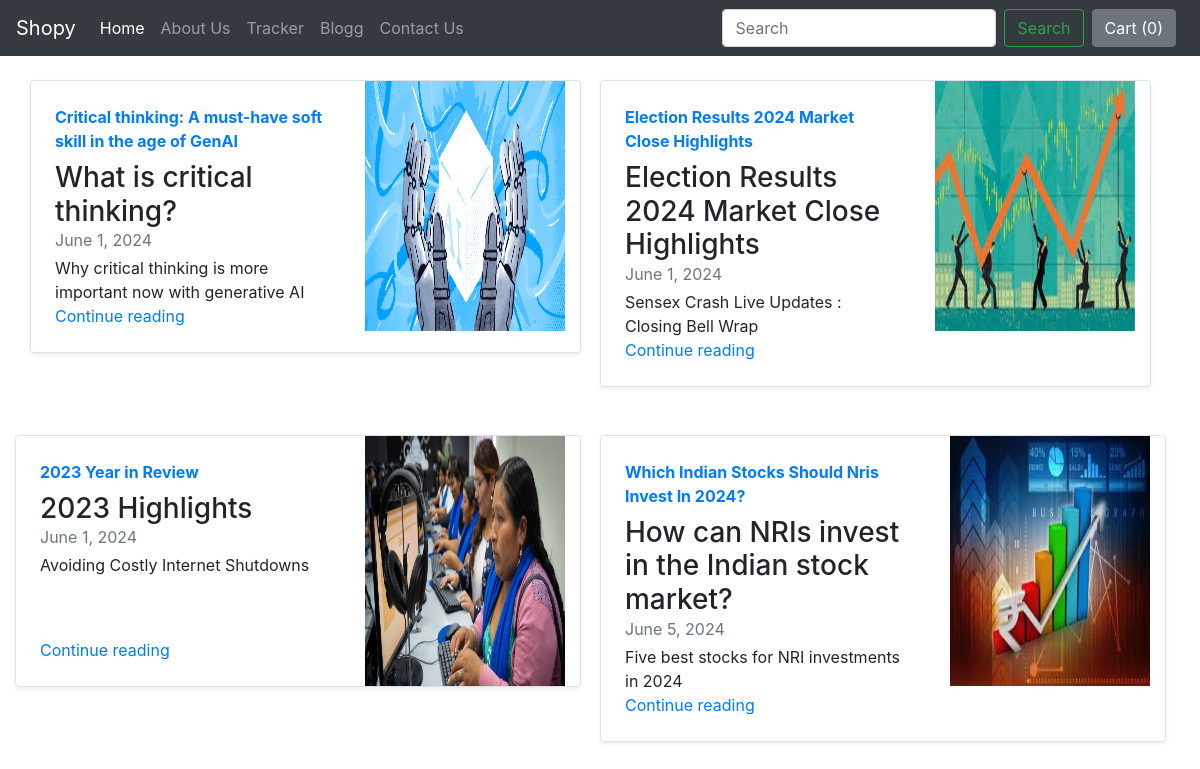
Screenshot of /blogg/ with the database file from the repository.
### blogg/models.py (models this page shows)
class BlogPost(models.Model):
    Post_id = models.AutoField(primary_key=True)
    title = models.CharField(max_length=500, default='')
    head1 = models.CharField(max_length=100)
    Chead1 = models.CharField(max_length=5000, null=True, blank=True)
    head2 = models.CharField(max_length=200)
    Chead2 = models.CharField(max_length=5000, null=True, blank=True)
    head3 = models.CharField(max_length=300)
    Chead3 = models.CharField(max_length=5000, null=True, blank=True)
    Pub_Date = models.DateField()
    thumbnail = models.ImageField(upload_to='blogg/images',default="")
    def __str__(self):
        return self.title

### blogg/views.py (the view)
# urls.py: path('', views.index,name='Home'),
def index(request):
    myposts = BlogPost.objects.all()
    print(myposts)
    return render(request, 'blogg/index.html', {'myposts':myposts})

### blogg/templates/blogg/index.html
{% extends 'blogg/basic.html' %}
{% block body %}
  <div class="container my-3">
    <div class="row mt-4">
    {% for item in myposts %}
    <div class="col-md-6">
      <div class="row g-0 border rounded overflow-hidden flex-md-row mb-4 mr-1 shadow-sm h-md-250 position-relative">
        <div class="col p-4 d-flex flex-column position-static">
          <strong class="d-inline-block mb-2 text-primary">{{item.title}}</strong>
           <h3 class="mb-0">{{item.head1}}</h3>
            <div class="mb-1 text-muted">{{item.Pub_Date}}</div>
            <p class="card-text mb-auto">{{item.head2}}</p>
            <a href="bloggPost/{{item.Post_id}}" class="stretched-link">Continue reading</a>
        </div>
        <div class="col-auto d-none d-lg-block">
            <img src='/media/{{item.thumbnail}}' width="200" height="250" class="bd-placeholder-img" alt="...">
        </div>
      </div>
    </div>
    {% if forloop.counter|divisibleby:2 %}
    <div class="row mt-4">
    {% endif %}
    {% endfor %}
    </div>
    </div>
  </div>
{% endblock %}

### blogg/templates/blogg/basic.html (shortened to what this page needs)
<!doctype html>
<html lang="en">
{% load static %}
<head>
    <link rel="stylesheet" href="https://stackpath.bootstrapcdn.com/bootstrap/4.2.1/css/bootstrap.min.css"
>
</head>
<body>
    <nav class="navbar navbar-expand-lg navbar-dark bg-dark">
        <a class="navbar-brand" href="/shopy">Shopy</a>
        <div class="collapse navbar-collapse" id="navbarSupportedContent">
            <ul class="navbar-nav mr-auto">
                <li class="nav-item active">
                    <a class="nav-link" href="/shopy">Home <span class="sr-only">(current)</span></a>
                </li>
                <li class="nav-item">
                    <a class="nav-link" href="/shopy/about">About Us</a>
                </li>
                <li class="nav-item">
                    <a class="nav-link" href="/shopy/tracker">Tracker</a>
                </li>
                <li class="nav-item">
                    <a class="nav-link" href="/blogg">Blogg</a>
                </li>
                <li class="nav-item">
                    <a class="nav-link" href="/shopy/contact">Contact Us</a>
                </li>
            </ul>
            <form class="form-inline my-2 my-lg-0">
                <input class="form-control mr-sm-2" type="search" placeholder="Search" aria-label="Search">
                <button class="btn btn-outline-success my-2 my-sm-0" type="submit">Search</button>
            </form>
            <button type="button" class="btn btn-secondary mx-2" id="popcart" data-container="body" data-toggle="popover" data-html="true" data-placement="bottom" data-content="Bottom popover">
            Cart (<span id="cart">0</span>)
            </button>
        </div>
    </nav>
    {% block body %} {% endblock %}
</body>
</html>

### rows the page displays
BlogPost: title "Critical thinking: A must-have soft skill in the age of GenAI", head1 "What is critical thinking?", Pub_Date "June 1, 2024", head2 "Why critical thinking is more important now with generative AI", thumbnail (picture)
BlogPost: title "Election Results 2024 Market Close Highlights", head1 "Election Results 2024 Market Close Highlights", Pub_Date "June 1, 2024", head2 "Sensex Crash Live Updates : Closing Bell Wrap", thumbnail (picture)
BlogPost: title "2023 Year in Review", head1 "2023 Highlights", Pub_Date "June 1, 2024", head2 "Avoiding Costly Internet Shutdowns", thumbnail (picture)
BlogPost: title "Which Indian Stocks Should Nris Invest In 2024?", head1 "How can NRIs invest in the Indian stock market?", Pub_Date "June 5, 2024", head2 "Five best stocks for NRI investments in 2024", thumbnail (picture)
